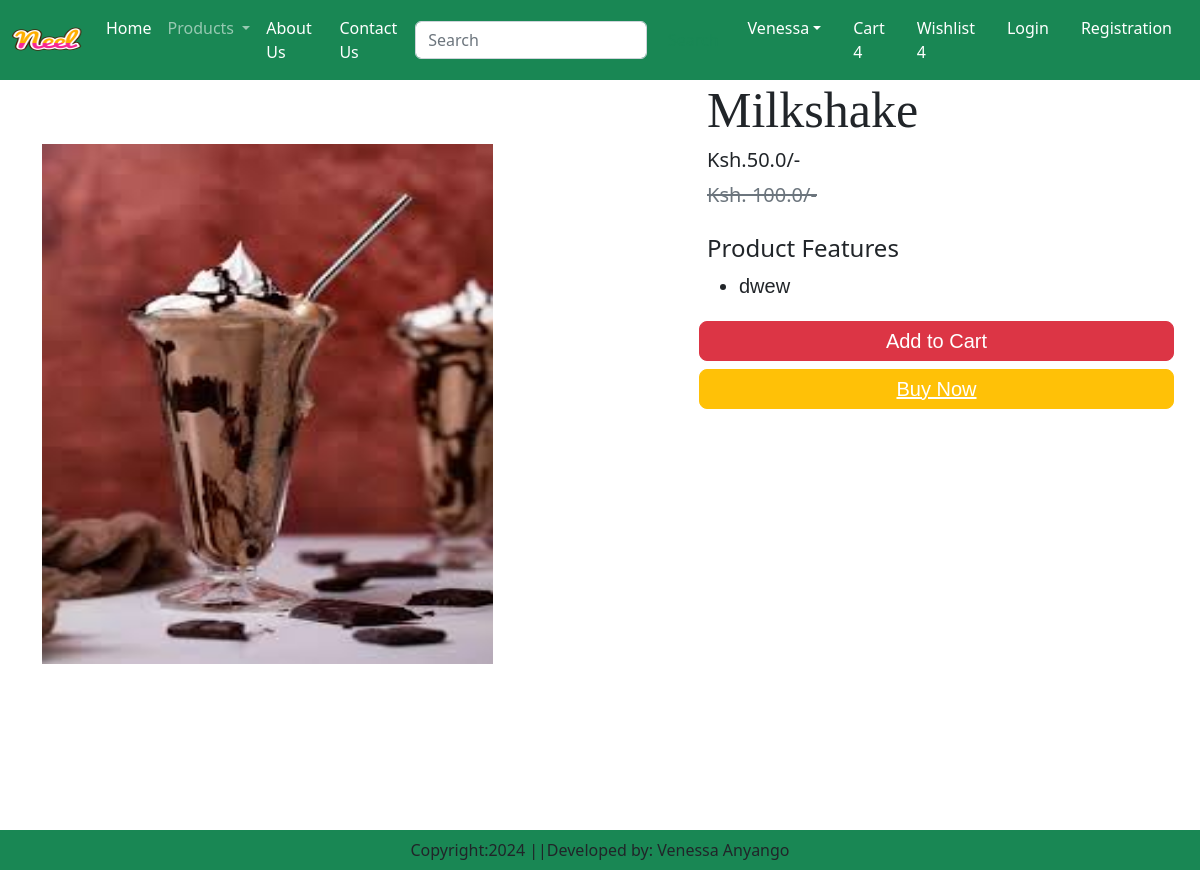
Screenshot of /product/10 with the database file from the repository.
### Store/models.py (models this page shows, shortened)
class Product(models.Model):
    title = models.CharField(max_length=100)
    selling_price = models.FloatField()
    discounted_price = models.FloatField()
    description = models.TextField()
    composition = models.TextField(default='')
    prodapp = models.TextField(default='')
    category = models.CharField(choices=CATEGORY_CHOICES, max_length=2)
    product_image = models.ImageField(upload_to='products')

### Store/views.py (the view)
# urls.py: path("product/<int:pk>", views.ProductDetail.as_view(), name="product-detail"),
class ProductDetail(View):
    def get(self, request, pk):
        product = Product.objects.get(pk=pk)
        return render(request, "app/productdetail.html", locals())

### Store/templates/app/productdetail.html (shortened to what this page needs)
{% extends 'app/base.html' %}
{% load static %}
{% block main-content %}
    <div class="container">
        <div class="row flex justify-content-between">
            <div class="img2 col-lg-5 mt-5">
                <img src="{{ product.product_image.url }}" class="image col-x5-6
                col-sm-12 col-lg-12 mt-3 text-sm-center w-100 h-75" alt="">
            </div>
            <div class="productdetail col-lg-5">
                <h1 style="font-family: Georgia; font-size: 50px;">{{ product.title }}</h1>
                <h5>Ksh.{{ product.discounted_price }}/-</h5>
                <small class="text-decoration-line-through text-muted
                fs-5"><del>Ksh. {{ product.selling_price }}/- </del></small>
                <br><br><h4>Product Features</h4>
                <ul class="fs-5" style="font-family: arial;">
                    <li>{{ product.description }}</li>
                </ul>
                <div class="buttons row flex" style="font-family: arial;">
                    <button type="submit" class="d-grid gap-2 btn1 btn btn-danger
                    p-1 m-1 btn-lg text-decoration-none text-white">Add to Cart</button>
                    <div class="btn btn-warning p-1 m-1 btn-lg"><a href="#" class="text=decoration-none
                    text-white">Buy Now</a></div>
                </div>
            </div>
        </div>
    </div>
    <br><br>
{% endblock main-content %}

### rows the page displays
Product: product_image (picture), title "Milkshake", discounted_price "50.0", selling_price "100.0", description "dwew"
